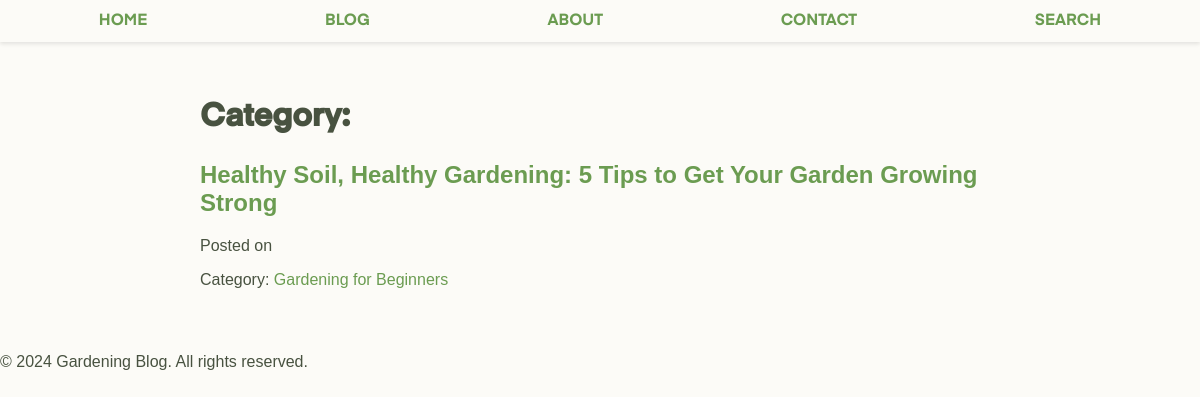
Page /category/gardening-for-beginners on the earlier database version.
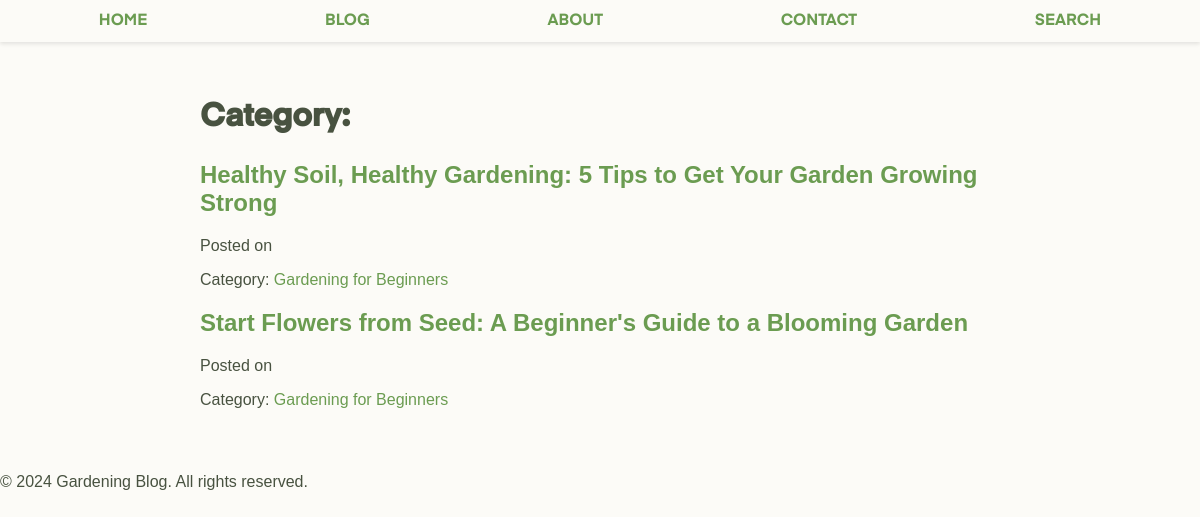
Same page on the later database version.
### models.py (models this page shows, shortened)
class Post(db.Model):
    id = db.Column(db.Integer, primary_key=True)
    title = db.Column(db.String(100), nullable=False)
    content = db.Column(db.Text, nullable=False)
    author = db.Column(db.String(50), nullable=False)
    date_posted = db.Column(db.DateTime, nullable=False, default=datetime.utcnow)
    category_id = db.Column(db.Integer, db.ForeignKey('category.id'), nullable=False)
    featured_image = db.Column(db.String(200))
    status = db.Column(db.String(20), nullable=False, default='draft')
    comments = db.relationship('Comment', backref='post', lazy='dynamic')
    slug = db.Column(db.String(100), unique=True, nullable=False)
    tags = db.Column(db.String, nullable=False)  # Using string for tags

class Category(db.Model):
    id = db.Column(db.Integer, primary_key=True)
    name = db.Column(db.String(100), nullable=False, unique=True)
    slug = db.Column(db.String(100), nullable=False, unique=True)
    posts = db.relationship('Post', backref='category', lazy=True)

### app.py (the view)
@app.route('/category/<category_slug>')
def category(category_slug):
    app.logger.debug(f'Category page accessed: {category_slug}')
    category = Category.query.filter_by(slug=category_slug).first_or_404()
    posts = category.posts
    return render_template('category.html', category=category, posts=posts)

### templates/category.html (shortened to what this page needs)
<!DOCTYPE html>
<html>
<head>
    <link rel="stylesheet" href="{{ url_for('static', filename='css/styles.css') }}">
</head>
<body>
    <header>
        <nav>
            <ul>
                <li><a href="{{ url_for('home') }}">HOME</a></li>
                <li><a href="{{ url_for('blog') }}">BLOG</a></li>
                <li><a href="{{ url_for('about') }}">ABOUT</a></li>
                <li><a href="{{ url_for('contact') }}">CONTACT</a></li>
                <li><a href="{{ url_for('search') }}">SEARCH</a></li>
            </ul>
        </nav>
    </header>
    <main>
        <h1>Category: {{ category_name }}</h1>
        {% if posts %}
        <div class="blog-posts">
            {% for post in posts %}
            <article class="blog-post">
                <h2><a href="{{ url_for('post', post_slug=post.slug) }}">{{ post.title }}</a></h2>
                <p>Posted on {{ post.date }}</p>
                <p>Category: <a href="{{ url_for('category', category_slug=post.category.slug) }}">{{ post.category.name }}</a></p>
            </article>
            {% endfor %}
        </div>
        {% else %}
        <p>No blog posts available in this category yet.</p>
        {% endif %}
    </main>
    <footer>
        <p>&copy; 2024 Gardening Blog. All rights reserved.</p>
    </footer>
</body>
</html>

### static/css/styles.css (style rules this page uses)
body, ul { margin: 0; padding: 0; background-color: #FCFBF7; color: #485240; }
header { background-color: #FCFBF7; padding: 10px; box-shadow: 0 2px 4px rgba(0, 0, 0, 0.1); }
nav ul { list-style-type: none; display: flex; justify-content: space-around; }
nav a { color: #485240; text-decoration: none; }
main { max-width: 800px; margin: 0 auto; padding: 2rem; }
nav { font-family: 'Eina', Arial, sans-serif !important; }
h1 { font-family: 'Eina', sans-serif !important; }
.blog-post h2 a { font-family: 'Linotype', sans-serif; }
p { font-family: 'TT', sans-serif; }
a:link { color: #6b9c51; text-decoration: none; }

Differences in the rows shown:
added Post: title "Start Flowers from Seed: A Beginner's Guide to a Blooming Garden", category.name "Gardening for Beginners"
